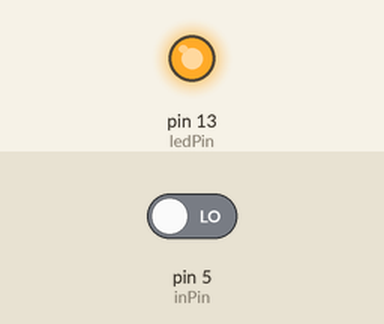
This sketch was run on a simulated Arduino Uno, built with avr-gcc and run on an emulated ATmega328P. Parts: output pins drawn as LEDs (lit = HIGH). Inputs (shaded band) come from the test bench; at power-on: pin 5 (inPin) LOW.

Above: at 1.2 s.
1.3 s: pin 5 (inPin) driven HIGH
At 2.3 s:
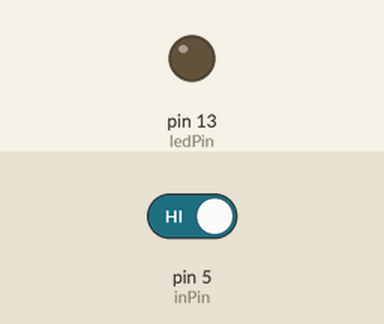
2.8 s: pin 5 (inPin) driven LOW
At 3.5 s:
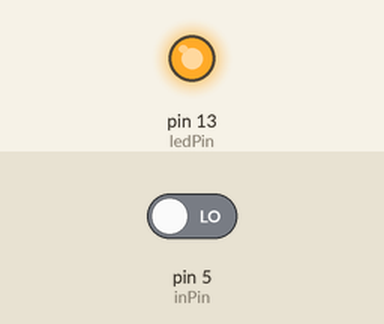
Timing chart, 0 to 5.8 s (numbered marks = the images above; inputs shaded):
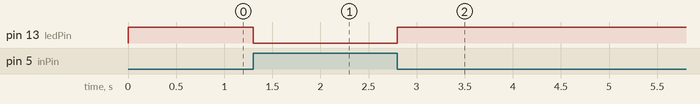

The sketch:

OneLEDBU.ino
```cpp
  int ledPin = 13;
//  int ledPin2 = 12;
  int inPin = 5;
  int val = 0;
void setup() {
  // put your setup code here, to run once:
  pinMode(ledPin, OUTPUT);
//  pinMode(ledPin2, OUTPUT);
  pinMode(inPin,INPUT);
}

void loop() {
  // put your main code here, to run repeatedly:
  val = digitalRead(inPin);
  if(val == HIGH ){
     digitalWrite(ledPin,LOW);
    // digitalWrite(ledPin2,HIGH);
  } else {
    digitalWrite(ledPin,HIGH);
 //   digitalWrite(ledPin2,LOW);
  }

}
```

Measured:
- after the input at 1.3 s, pin 13 (ledPin): HIGH → LOW at once
- after the input at 2.8 s, pin 13 (ledPin): LOW → HIGH at once
